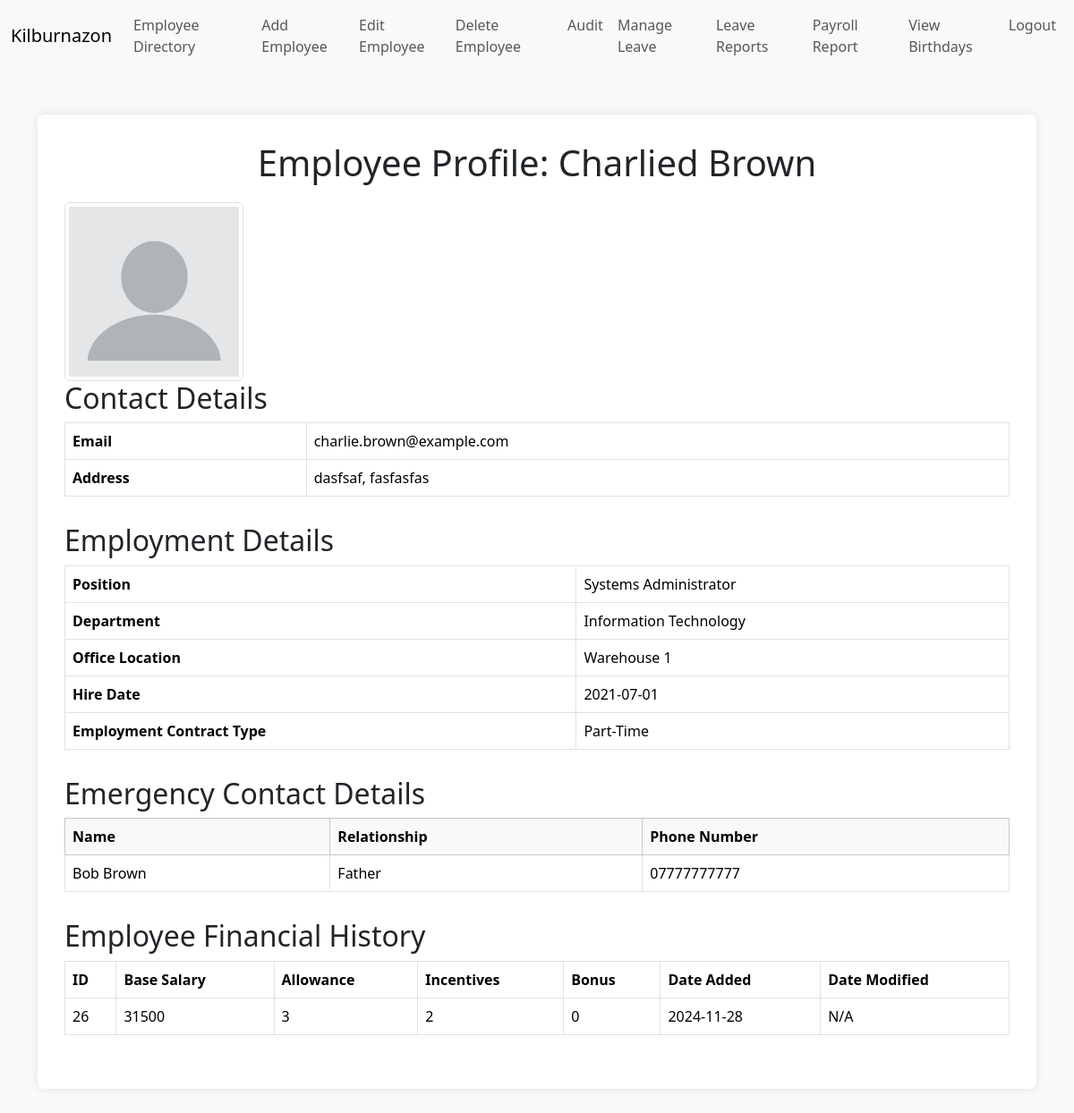
The app's page /modules/employee_profile.php?employee_id=11 (signed in) with its own data.
### tables this page shows
CREATE TABLE `Employee` (
  `employee_id` int(11) NOT NULL AUTO_INCREMENT,
  `position_id` int(11) DEFAULT NULL,
  `office_location_id` int(11) DEFAULT NULL,
  `first_name` varchar(100) NOT NULL,
  `last_name` varchar(100) NOT NULL,
  `salary_amount` decimal(10,2) DEFAULT NULL,
  `email_address` varchar(255) DEFAULT NULL,
  `date_of_birth` date DEFAULT NULL,
  `home_street_address` varchar(255) DEFAULT NULL,
  `home_city` varchar(100) DEFAULT NULL,
  `hire_date` date DEFAULT NULL,
  `employment_contract_type` enum('Full-Time','Part-Time','') NOT NULL,
  `national_insurance_number` varchar(20) DEFAULT NULL,
  `is_deleted` tinyint(1) DEFAULT 0,
  `deleted_at` datetime DEFAULT NULL,
  `profile_picture` varchar(255) DEFAULT NULL,
  PRIMARY KEY (`employee_id`),
  KEY `position_id` (`position_id`),
  KEY `office_location_id` (`office_location_id`),
  CONSTRAINT `employee_ibfk_1` FOREIGN KEY (`position_id`) REFERENCES `Position` (`position_id`),
  CONSTRAINT `employee_ibfk_2` FOREIGN KEY (`office_location_id`) REFERENCES `Location` (`location_id`)
);

CREATE TABLE `Position` (
  `position_id` int(11) NOT NULL AUTO_INCREMENT,
  `department_id` int(11) DEFAULT NULL,
  `reports_to_position_id` int(11) DEFAULT NULL,
  `position_title` varchar(100) DEFAULT NULL,
  `is_executive` tinyint(1) DEFAULT 0,
  PRIMARY KEY (`position_id`),
  KEY `department_id` (`department_id`),
  KEY `reports_to_position_id` (`reports_to_position_id`),
  CONSTRAINT `position_ibfk_1` FOREIGN KEY (`department_id`) REFERENCES `Department` (`department_id`),
  CONSTRAINT `position_ibfk_2` FOREIGN KEY (`reports_to_position_id`) REFERENCES `Position` (`position_id`) ON DELETE SET NULL
);

CREATE TABLE `Department` (
  `department_id` int(11) NOT NULL AUTO_INCREMENT,
  `department_head_id` int(11) DEFAULT NULL,
  `department_name` varchar(100) DEFAULT NULL,
  PRIMARY KEY (`department_id`),
  KEY `fk_department_head` (`department_head_id`),
  CONSTRAINT `fk_department_head` FOREIGN KEY (`department_head_id`) REFERENCES `Employee` (`employee_id`)
);

CREATE TABLE `Location` (
  `location_id` int(11) NOT NULL AUTO_INCREMENT,
  `location_name` varchar(255) NOT NULL,
  `location_city` varchar(100) DEFAULT NULL,
  `location_address` varchar(255) DEFAULT NULL,
  `location_type` varchar(50) DEFAULT NULL,
  `contact_phone` varchar(20) DEFAULT NULL,
  `location_description` text DEFAULT NULL,
  PRIMARY KEY (`location_id`)
);

CREATE TABLE `EmergencyContact` (
  `contact_id` int(11) NOT NULL AUTO_INCREMENT,
  `employee_id` int(11) DEFAULT NULL,
  `first_name` varchar(100) DEFAULT NULL,
  `last_name` varchar(100) DEFAULT NULL,
  `relationship` varchar(50) DEFAULT NULL,
  `phone` varchar(20) DEFAULT NULL,
  PRIMARY KEY (`contact_id`),
  KEY `employee_id` (`employee_id`),
  CONSTRAINT `emergencycontact_ibfk_1` FOREIGN KEY (`employee_id`) REFERENCES `Employee` (`employee_id`)
);

CREATE TABLE `employeeHistory` (
  `id` int(11) NOT NULL AUTO_INCREMENT,
  `employee_id` int(11) NOT NULL,
  `base_salary` float NOT NULL,
  `allowance` float NOT NULL,
  `incentives` float NOT NULL,
  `date_added` date NOT NULL,
  `date_modified` date DEFAULT NULL,
  `bonuses` float DEFAULT NULL,
  PRIMARY KEY (`id`)
);

### modules/employee_profile.php (the view, shortened to what this page needs)
<?php
include "../includes/dp_connect.php";
$employee_id = intval($_GET['employee_id']);
$employee_sql = "SELECT e.*, p.position_title, l.location_name, d.department_name
                 FROM Employee e
                 LEFT JOIN Position p ON e.position_id = p.position_id
                 LEFT JOIN Department d ON p.department_id = d.department_id
                 LEFT JOIN Location l ON e.office_location_id = l.location_id
                 WHERE e.employee_id = ? AND e.is_deleted = 0";
$stmt = $conn->prepare($employee_sql);
$stmt->bind_param("i", $employee_id);
if (!$stmt->execute()) {
    die("Execute failed: " . $stmt->error);
}
$result = $stmt->get_result();
$employee = $result->fetch_assoc();
$contact_sql = "SELECT contact_id, first_name, last_name, relationship, phone
               FROM EmergencyContact
               WHERE employee_id = ?";
$stmt_contact = $conn->prepare($contact_sql);
$stmt_contact->bind_param("i", $employee_id);
if (!$stmt_contact->execute()) {
    die("Execute failed for emergency contacts: " . $stmt_contact->error);
}
$contact_result = $stmt_contact->get_result();
$emergency_contacts = [];
if ($contact_result->num_rows > 0) {
    while ($contact = $contact_result->fetch_assoc()) {
        $contact['full_name'] = $contact['first_name'] . ' ' . $contact['last_name'];
        $emergency_contacts[] = $contact;
    }
}
$employee_id = intval($_GET['employee_id']);
$history_sql = "SELECT * FROM employeeHistory WHERE employee_id = ? ORDER BY date_added DESC";
$stmt = $conn->prepare($history_sql);
$stmt->bind_param("i", $employee_id);
$stmt->execute();
$history_result = $stmt->get_result();
$employee_history = [];
while ($row = $history_result->fetch_assoc()) {
    $employee_history[] = $row;
}
?>
<!DOCTYPE html>
<html lang="en">
<head>
    <link href="https://cdn.jsdelivr.net/npm/bootstrap@5.3.1/dist/css/bootstrap.min.css" rel="stylesheet">
</head>
<body>
    <?php include '../includes/navbar.php';  ?>
    <div class="container my-5">
        <div class="profile-container">
            <h1 class="text-center">Employee Profile:
                <?php echo htmlspecialchars($employee['first_name'] . ' ' . $employee['last_name']); ?>
            </h1>
            <img src="../uploads/<?php echo $employee["profile_picture"] ? $employee["profile_picture"] : '../uploads/blank.png' ?> "
                width="200px" alt="Profile Picture" class="img-thumbnail">
            <div class="profile-section">
                <h2>Contact Details</h2>
                <table class="table table-bordered">
                    <tr>
                        <th>Email</th>
                        <td><?php echo htmlspecialchars($employee['email_address']); ?></td>
                    </tr>
                    <tr>
                        <th>Address</th>
                        <td><?php echo htmlspecialchars($employee['home_street_address'] . ', ' . $employee['home_city']); ?>
                        </td>
                    </tr>
                </table>
            </div>
            <div class="profile-section">
                <h2>Employment Details</h2>
                <table class="table table-bordered">
                    <tr>
                        <th>Position</th>
                        <td><?php echo htmlspecialchars($employee['position_title']); ?></td>
                    </tr>
                    <tr>
                        <th>Department</th>
                        <td><?php echo htmlspecialchars($employee['department_name']); ?></td>
                    </tr>
                    <tr>
                        <th>Office Location</th>
                        <td><?php echo htmlspecialchars($employee['location_name']); ?></td>
                    </tr>
                    <tr>
                        <th>Hire Date</th>
                        <td><?php echo htmlspecialchars($employee['hire_date']); ?></td>
                    </tr>
                    <tr>
                        <th>Employment Contract Type</th>
                        <td><?php echo htmlspecialchars($employee['employment_contract_type']); ?></td>
                    </tr>
                </table>
            </div>
            <div class="profile-section">
                <h2>Emergency Contact Details</h2>
                <?php if (!empty($emergency_contacts)): ?>
                    <table class="table table-bordered">
                        <thead class="table-light">
                            <tr>
                                <th>Name</th>
                                <th>Relationship</th>
                                <th>Phone Number</th>
                            </tr>
                        </thead>
                        <tbody>
                            <?php foreach ($emergency_contacts as $contact): ?>
                                <tr>
                                    <td><?php echo htmlspecialchars($contact['full_name']); ?></td>
                                    <td><?php echo htmlspecialchars($contact['relationship']); ?></td>
                                    <td><?php echo htmlspecialchars($contact['phone']); ?></td>
                                </tr>
                            <?php endforeach; ?>
                        </tbody>
                    </table>
                <?php else: ?>
                    <p>No emergency contact details available.</p>
                <?php endif; ?>
            </div>
            <div class="profile-section employment-history">
                <h2>Employee Financial History</h2>
                <?php if (!empty($employee_history)): ?>
                    <table class="table table-bordered">
                        <thead>
                            <tr>
                                <th>ID</th>
                                <th>Base Salary</th>
                                <th>Allowance</th>
                                <th>Incentives</th>
                                <th>Bonus</th>
                                <th>Date Added</th>
                                <th>Date Modified</th>
                            </tr>
                        </thead>
                        <tbody>
                            <?php foreach ($employee_history as $history): ?>
                                <tr>
                                    <td><?php echo htmlspecialchars($history['id']); ?></td>
                                    <td><?php echo htmlspecialchars($history['base_salary']); ?></td>
                                    <td><?php echo htmlspecialchars($history['allowance']); ?></td>
                                    <td><?php echo htmlspecialchars($history['incentives']); ?></td>
                                    <td><?php echo htmlspecialchars($history['bonuses'] ?? 0); ?></td>
                                    <td><?php echo htmlspecialchars($history['date_added']); ?></td>
                                    <td><?php echo htmlspecialchars($history['date_modified'] ?? 'N/A'); ?></td>
                                </tr>
                            <?php endforeach; ?>
                        </tbody>
                    </table>
                <?php else: ?>
                    <p>No financial history available for this employee.</p>
                <?php endif; ?>
            </div>
        </div>
    </div>
</body>
</html>

### modules/employee_profile.php (style rules this page uses)
body { background-color: #f8f9fa; }
.profile-container { background-color: #ffffff; padding: 30px; border-radius: 8px; box-shadow: 0 0 10px rgba(0, 0, 0, 0.1); }
.profile-container h1 { margin-bottom: 20px; }
.profile-section { margin-bottom: 30px; }

### records on screen
employee: first_name+last_name "Charlied Brown", profile_picture (placeholder picture), email_address "charlie.brown@example.com", home_street_address+home_city "dasfsaf, fasfasfas", position.position_title "Systems Administrator", department.department_name "Information Technology", office_location.location_name "Warehouse 1", hire_date "2021-07-01", employment_contract_type "Part-Time"
emergencycontact: full_name "Bob Brown", relationship "Father", phone "07777777777"
employeehistory: id "26", base_salary "31500", allowance "3", incentives "2", bonuses "0", date_added "2024-11-28", date_modified "N/A"
